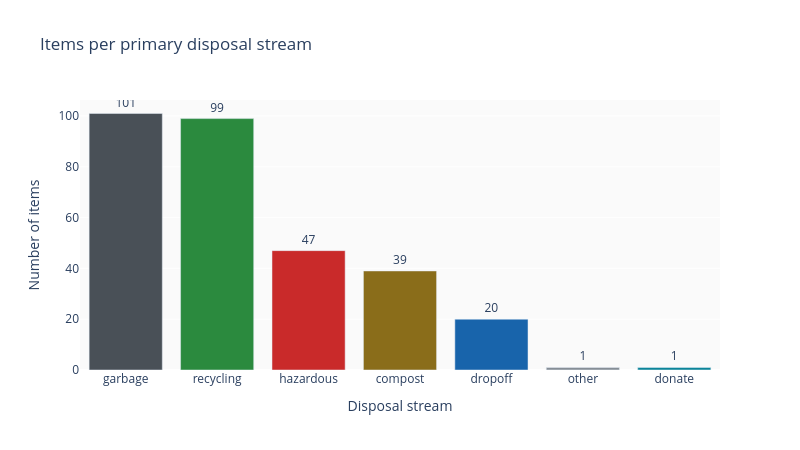

The notebook cell this image was saved under:
### Markdown cell above
## 5. Distribution across disposal streams

Quick bar chart of items grouped by primary disposal stream. This tells you which streams dominate Seattle's guidance — useful if you're trying to figure out which category to memorize first.

### Code cell
counts = items_df['primary_stream'].value_counts().reset_index()
counts.columns = ['stream', 'count']

bar = go.Figure(go.Bar(
    x=counts['stream'], y=counts['count'],
    marker_color=[STREAM_COLOUR.get(s, STREAM_COLOUR['other']) for s in counts['stream']],
    text=counts['count'], textposition='outside',
))
bar.update_layout(
    title="Items per primary disposal stream",
    xaxis_title="Disposal stream", yaxis_title="Number of items",
    width=800, height=450, plot_bgcolor='#fafafa',
)
bar.show()

### Figure 1 — Plotly figure (JSON) as saved in the notebook; plotly's stock layout.template omitted (floating-point values rounded to 4 significant figures)
{"data": [{"marker": {"color": ["#495057", "#2b8a3e", "#c92a2a", "#8a6d1a", "#1864ab", "#868e96", "#0c8599"]}, "text": [101.0, 99.0, 47.0, 39.0, 20.0, 1.0, 1.0], "textposition": "outside", "type": "bar", "x": ["garbage", "recycling", "hazardous", "compost", "dropoff", "other", "donate"], "y": [101, 99, 47, 39, 20, 1, 1]}], "layout": {"height": 450, "plot_bgcolor": "#fafafa", "title": {"text": "Items per primary disposal stream"}, "width": 800, "xaxis": {"title": {"text": "Disposal stream"}}, "yaxis": {"title": {"text": "Number of items"}}}}
